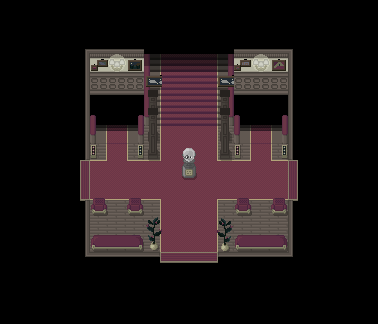

The image is a tile-based game level rendered from a .tmx file. Its description and source (layers, tilesets, objects; grid data summarised) follow:
An orthogonal 21x18 tile map with 18x18 px tiles, 3 tile layers (Tileset, Furniture, Foreground), 3 tilesets and 27 objects.

<map version="1.10" tiledversion="1.11.0" orientation="orthogonal" renderorder="right-down" width="21" height="18" tilewidth="18" tileheight="18" infinite="0" nextlayerid="8" nextobjectid="68">
 <tileset firstgid="1" source="TilemapHall.tsx" />
 <tileset firstgid="48" name="Furniture" tilewidth="18" tileheight="18" tilecount="378" columns="21">
  <image source="../Furniture/Furniture.png" width="378" height="324" />
 </tileset>
 <tileset firstgid="426" source="../Furniture/Furniture.tsx" />
 <layer id="1" name="Tileset" width="21" height="18">
  <data>[378 cells, 378 non-empty, 46 distinct tile ids]</data>
 </layer>
 <layer id="6" name="Furniture" width="21" height="18">
  <data>[378 cells, 34 non-empty, 19 distinct tile ids]</data>
 </layer>
 <objectgroup id="5" name="Collisioni">
  <object id="25" x="234" y="126" width="18" height="18" />
  <object id="26" x="270" y="126" width="36" height="18" />
  <object id="27" x="72" y="126" width="36" height="18" />
  <object id="28" x="126" y="126" width="18" height="18" />
  <object id="29" x="72" y="144" width="16.6667" height="126" />
  <object id="31" x="90" y="252" width="198" height="18" />
  <object id="32" x="288" y="144" width="18" height="126" />
  <object id="33" x="162" y="36" width="54" height="72" />
  <object id="36" x="234" y="198" width="18" height="18" />
  <object id="37" x="270" y="198" width="18" height="18" />
  <object id="38" x="234" y="234" width="54" height="18" />
  <object id="39" x="216" y="234" width="18" height="18" />
  <object id="40" x="90" y="234" width="54" height="18" />
  <object id="41" x="144" y="234" width="18" height="18" />
  <object id="42" x="126" y="198" width="18" height="18" />
  <object id="43" x="90" y="198" width="18" height="18" />
  <object id="44" x="180" y="162" width="18" height="18" />
  <object id="46" x="90" y="144" width="18" height="18" />
  <object id="47" x="126" y="144" width="18" height="18" />
  <object id="49" x="234" y="144" width="18" height="18" />
  <object id="51" x="270" y="144" width="18" height="18" />
  <object id="52" x="216" y="144" width="18" height="18" />
  <object id="53" x="144" y="144" width="18" height="18" />
  <object id="57" x="216" y="126" width="18" height="18" />
  <object id="58" x="144" y="126" width="18" height="18" />
  <object id="66" x="72" y="36" width="90" height="90" />
  <object id="67" x="216" y="36" width="90" height="90" />
 </objectgroup>
 <layer id="7" name="Foreground" width="21" height="18">
  <data>[378 cells, 3 non-empty, 3 distinct tile ids]</data>
 </layer>
</map>
